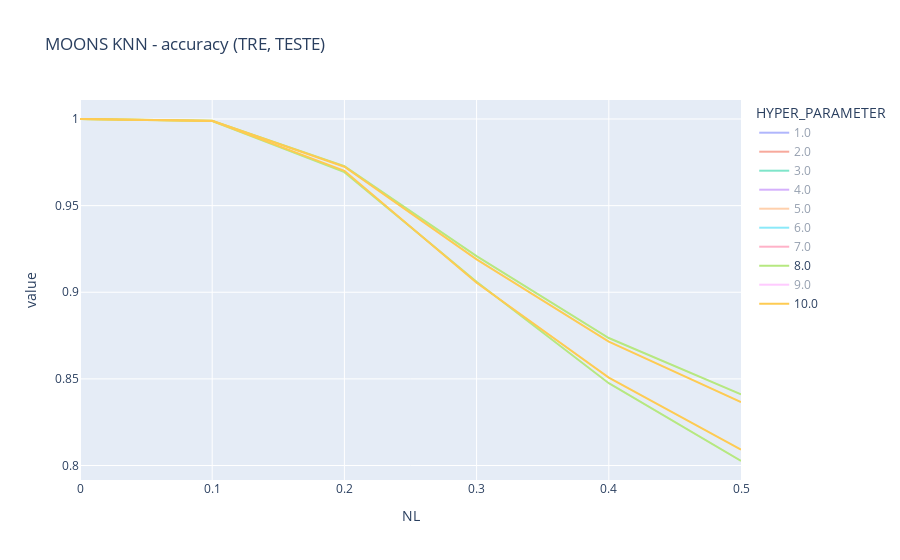

This figure's notebook cell:
### Markdown cell above
### MOONS DATASET

The best model HP for the KNN model are as follows:

K=1 shows great results due to overfit and will not be considered.

the knn model with HP of k=8 provides good accuracy score for TEST set with minimal TEST_std and low E_DIFF.
The model is quiet stable at all noise levels.

The knn model with HP of k=8 achieves accuracy of [1, 0.9988, 0.9693, 0.9061, 0.8475, 0.8026] for level noise values of [0, 0.1, 0.2, 0.3, 0.4, 0.5] respectively.

### Code cell
px.line(results.query('DS_NAME=="moons" and CLF_NAME=="knn" and N==10000')
        , x='NL'
        , y=['TESTE','TRE'] 
        ,color = 'HYPER_PARAMETER'
        ,title='MOONS KNN - accuracy (TRE, TESTE)')

### Figure 1 — Plotly figure (JSON) as saved in the notebook; plotly's stock layout.template omitted (floating-point values rounded to 4 significant figures)
{"data": [{"hovertemplate": "HYPER_PARAMETER=1.0<br>variable=TESTE<br>NL=%{x}<br>value=%{y}<extra></extra>", "legendgroup": "1.0", "line": {"color": "#636efa", "dash": "solid"}, "marker": {"symbol": "circle"}, "mode": "lines", "name": "1.0", "orientation": "v", "showlegend": true, "type": "scatter", "visible": "legendonly", "x": [0, 0.1, 0.2, 0.3, 0.4, 0.5], "xaxis": "x", "y": [1, 0.9982, 0.9581, 0.8776, 0.7931, 0.7541], "yaxis": "y"}, {"hovertemplate": "HYPER_PARAMETER=1.0<br>variable=TRE<br>NL=%{x}<br>value=%{y}<extra></extra>", "legendgroup": "1.0", "line": {"color": "#636efa", "dash": "solid"}, "marker": {"symbol": "circle"}, "mode": "lines", "name": "1.0", "orientation": "v", "showlegend": false, "type": "scatter", "visible": "legendonly", "x": [0, 0.1, 0.2, 0.3, 0.4, 0.5], "xaxis": "x", "y": [1, 1, 1, 1, 1, 1], "yaxis": "y"}, {"hovertemplate": "HYPER_PARAMETER=2.0<br>variable=TESTE<br>NL=%{x}<br>value=%{y}<extra></extra>", "legendgroup": "2.0", "line": {"color": "#EF553B", "dash": "solid"}, "marker": {"symbol": "circle"}, "mode": "lines", "name": "2.0", "orientation": "v", "showlegend": true, "type": "scatter", "visible": "legendonly", "x": [0, 0.1, 0.2, 0.3, 0.4, 0.5], "xaxis": "x", "y": [1, 0.9988, 0.9585, 0.879, 0.7983, 0.7484], "yaxis": "y"}, {"hovertemplate": "HYPER_PARAMETER=2.0<br>variable=TRE<br>NL=%{x}<br>value=%{y}<extra></extra>", "legendgroup": "2.0", "line": {"color": "#EF553B", "dash": "solid"}, "marker": {"symbol": "circle"}, "mode": "lines", "name": "2.0", "orientation": "v", "showlegend": false, "type": "scatter", "visible": "legendonly", "x": [0, 0.1, 0.2, 0.3, 0.4, 0.5], "xaxis": "x", "y": [1, 0.9991, 0.9791, 0.9404, 0.8967, 0.8764], "yaxis": "y"}, {"hovertemplate": "HYPER_PARAMETER=3.0<br>variable=TESTE<br>NL=%{x}<br>value=%{y}<extra></extra>", "legendgroup": "3.0", "line": {"color": "#00cc96", "dash": "solid"}, "marker": {"symbol": "circle"}, "mode": "lines", "name": "3.0", "orientation": "v", "showlegend": true, "type": "scatter", "visible": "legendonly", "x": [0, 0.1, 0.2, 0.3, 0.4, 0.5], "xaxis": "x", "y": [1, 0.9987, 0.9669, 0.8979, 0.8294, 0.7821], "yaxis": "y"}, {"hovertemplate": "HYPER_PARAMETER=3.0<br>variable=TRE<br>NL=%{x}<br>value=%{y}<extra></extra>", "legendgroup": "3.0", "line": {"color": "#00cc96", "dash": "solid"}, "marker": {"symbol": "circle"}, "mode": "lines", "name": "3.0", "orientation": "v", "showlegend": false, "type": "scatter", "visible": "legendonly", "x": [0, 0.1, 0.2, 0.3, 0.4, 0.5], "xaxis": "x", "y": [1, 0.9989, 0.9789, 0.9397, 0.9006, 0.88], "yaxis": "y"}, {"hovertemplate": "HYPER_PARAMETER=4.0<br>variable=TESTE<br>NL=%{x}<br>value=%{y}<extra></extra>", "legendgroup": "4.0", "line": {"color": "#ab63fa", "dash": "solid"}, "marker": {"symbol": "circle"}, "mode": "lines", "name": "4.0", "orientation": "v", "showlegend": true, "type": "scatter", "visible": "legendonly", "x": [0, 0.1, 0.2, 0.3, 0.4, 0.5], "xaxis": "x", "y": [1, 0.9989, 0.9674, 0.896, 0.8313, 0.787], "yaxis": "y"}, {"hovertemplate": "HYPER_PARAMETER=4.0<br>variable=TRE<br>NL=%{x}<br>value=%{y}<extra></extra>", "legendgroup": "4.0", "line": {"color": "#ab63fa", "dash": "solid"}, "marker": {"symbol": "circle"}, "mode": "lines", "name": "4.0", "orientation": "v", "showlegend": false, "type": "scatter", "visible": "legendonly", "x": [0, 0.1, 0.2, 0.3, 0.4, 0.5], "xaxis": "x", "y": [1, 0.9991, 0.976, 0.9277, 0.8813, 0.855], "yaxis": "y"}, {"hovertemplate": "HYPER_PARAMETER=5.0<br>variable=TESTE<br>NL=%{x}<br>value=%{y}<extra></extra>", "legendgroup": "5.0", "line": {"color": "#FFA15A", "dash": "solid"}, "marker": {"symbol": "circle"}, "mode": "lines", "name": "5.0", "orientation": "v", "showlegend": true, "type": "scatter", "visible": "legendonly", "x": [0, 0.1, 0.2, 0.3, 0.4, 0.5], "xaxis": "x", "y": [1, 0.9989, 0.9674, 0.9037, 0.8402, 0.7966], "yaxis": "y"}, {"hovertemplate": "HYPER_PARAMETER=5.0<br>variable=TRE<br>NL=%{x}<br>value=%{y}<extra></extra>", "legendgroup": "5.0", "line": {"color": "#FFA15A", "dash": "solid"}, "marker": {"symbol": "circle"}, "mode": "lines", "name": "5.0", "orientation": "v", "showlegend": false, "type": "scatter", "visible": "legendonly", "x": [0, 0.1, 0.2, 0.3, 0.4, 0.5], "xaxis": "x", "y": [1, 0.9991, 0.9757, 0.927, 0.8805, 0.8558], "yaxis": "y"}, {"hovertemplate": "HYPER_PARAMETER=6.0<br>variable=TESTE<br>NL=%{x}<br>value=%{y}<extra></extra>", "legendgroup": "6.0", "line": {"color": "#19d3f3", "dash": "solid"}, "marker": {"symbol": "circle"}, "mode": "lines", "name": "6.0", "orientation": "v", "showlegend": true, "type": "scatter", "visible": "legendonly", "x": [0, 0.1, 0.2, 0.3, 0.4, 0.5], "xaxis": "x", "y": [1, 0.9987, 0.9683, 0.9033, 0.8415, 0.7988], "yaxis": "y"}, {"hovertemplate": "HYPER_PARAMETER=6.0<br>variable=TRE<br>NL=%{x}<br>value=%{y}<extra></extra>", "legendgroup": "6.0", "line": {"color": "#19d3f3", "dash": "solid"}, "marker": {"symbol": "circle"}, "mode": "lines", "name": "6.0", "orientation": "v", "showlegend": false, "type": "scatter", "visible": "legendonly", "x": [0, 0.1, 0.2, 0.3, 0.4, 0.5], "xaxis": "x", "y": [1, 0.9991, 0.9738, 0.924, 0.8754, 0.8459], "yaxis": "y"}, {"hovertemplate": "HYPER_PARAMETER=7.0<br>variable=TESTE<br>NL=%{x}<br>value=%{y}<extra></extra>", "legendgroup": "7.0", "line": {"color": "#FF6692", "dash": "solid"}, "marker": {"symbol": "circle"}, "mode": "lines", "name": "7.0", "orientation": "v", "showlegend": true, "type": "scatter", "visible": "legendonly", "x": [0, 0.1, 0.2, 0.3, 0.4, 0.5], "xaxis": "x", "y": [1, 0.9988, 0.9689, 0.9072, 0.8462, 0.8035], "yaxis": "y"}, {"hovertemplate": "HYPER_PARAMETER=7.0<br>variable=TRE<br>NL=%{x}<br>value=%{y}<extra></extra>", "legendgroup": "7.0", "line": {"color": "#FF6692", "dash": "solid"}, "marker": {"symbol": "circle"}, "mode": "lines", "name": "7.0", "orientation": "v", "showlegend": false, "type": "scatter", "visible": "legendonly", "x": [0, 0.1, 0.2, 0.3, 0.4, 0.5], "xaxis": "x", "y": [1, 0.9991, 0.9737, 0.9239, 0.8755, 0.8459], "yaxis": "y"}, {"hovertemplate": "HYPER_PARAMETER=8.0<br>variable=TESTE<br>NL=%{x}<br>value=%{y}<extra></extra>", "legendgroup": "8.0", "line": {"color": "#B6E880", "dash": "solid"}, "marker": {"symbol": "circle"}, "mode": "lines", "name": "8.0", "orientation": "v", "showlegend": true, "type": "scatter", "x": [0, 0.1, 0.2, 0.3, 0.4, 0.5], "xaxis": "x", "y": [1, 0.9988, 0.9693, 0.9061, 0.8475, 0.8026], "yaxis": "y"}, {"hovertemplate": "HYPER_PARAMETER=8.0<br>variable=TRE<br>NL=%{x}<br>value=%{y}<extra></extra>", "legendgroup": "8.0", "line": {"color": "#B6E880", "dash": "solid"}, "marker": {"symbol": "circle"}, "mode": "lines", "name": "8.0", "orientation": "v", "showlegend": false, "type": "scatter", "x": [0, 0.1, 0.2, 0.3, 0.4, 0.5], "xaxis": "x", "y": [1, 0.999, 0.9728, 0.9209, 0.8736, 0.841], "yaxis": "y"}, {"hovertemplate": "HYPER_PARAMETER=9.0<br>variable=TESTE<br>NL=%{x}<br>value=%{y}<extra></extra>", "legendgroup": "9.0", "line": {"color": "#FF97FF", "dash": "solid"}, "marker": {"symbol": "circle"}, "mode": "lines", "name": "9.0", "orientation": "v", "showlegend": true, "type": "scatter", "visible": "legendonly", "x": [0, 0.1, 0.2, 0.3, 0.4, 0.5], "xaxis": "x", "y": [1, 0.999, 0.9704, 0.9084, 0.8504, 0.8088], "yaxis": "y"}, {"hovertemplate": "HYPER_PARAMETER=9.0<br>variable=TRE<br>NL=%{x}<br>value=%{y}<extra></extra>", "legendgroup": "9.0", "line": {"color": "#FF97FF", "dash": "solid"}, "marker": {"symbol": "circle"}, "mode": "lines", "name": "9.0", "orientation": "v", "showlegend": false, "type": "scatter", "visible": "legendonly", "x": [0, 0.1, 0.2, 0.3, 0.4, 0.5], "xaxis": "x", "y": [1, 0.9991, 0.9731, 0.9218, 0.8734, 0.8402], "yaxis": "y"}, {"hovertemplate": "HYPER_PARAMETER=10.0<br>variable=TESTE<br>NL=%{x}<br>value=%{y}<extra></extra>", "legendgroup": "10.0", "line": {"color": "#FECB52", "dash": "solid"}, "marker": {"symbol": "circle"}, "mode": "lines", "name": "10.0", "orientation": "v", "showlegend": true, "type": "scatter", "x": [0, 0.1, 0.2, 0.3, 0.4, 0.5], "xaxis": "x", "y": [1, 0.9989, 0.9701, 0.9055, 0.8507, 0.8092], "yaxis": "y"}, {"hovertemplate": "HYPER_PARAMETER=10.0<br>variable=TRE<br>NL=%{x}<br>value=%{y}<extra></extra>", "legendgroup": "10.0", "line": {"color": "#FECB52", "dash": "solid"}, "marker": {"symbol": "circle"}, "mode": "lines", "name": "10.0", "orientation": "v", "showlegend": false, "type": "scatter", "x": [0, 0.1, 0.2, 0.3, 0.4, 0.5], "xaxis": "x", "y": [1, 0.999, 0.9725, 0.919, 0.8715, 0.8366], "yaxis": "y"}], "layout": {"autosize": true, "legend": {"title": {"text": "HYPER_PARAMETER"}, "tracegroupgap": 0}, "title": {"text": "MOONS KNN - accuracy (TRE, TESTE)"}, "xaxis": {"anchor": "y", "autorange": true, "domain": [0, 1], "range": [0, 0.5], "title": {"text": "NL"}, "type": "linear"}, "yaxis": {"anchor": "x", "autorange": true, "domain": [0, 1], "range": [0.7916, 1.011], "title": {"text": "value"}, "type": "linear"}}}
